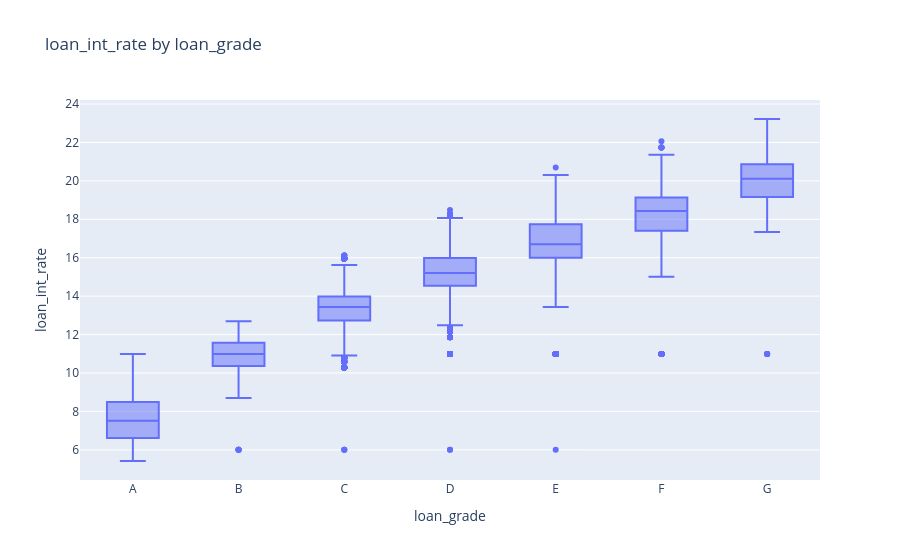

Notebook code for this chart:
### Code cell
fig_rate_by_grade = px.box(
    df, x='loan_grade', y='loan_int_rate',
    category_orders={'loan_grade': sorted(df['loan_grade'].unique())},
    title='loan_int_rate by loan_grade',
)
fig_rate_by_grade.show()

### Figure 1 — Plotly figure (JSON) as saved in the notebook; plotly's stock layout.template omitted (floating-point values rounded to 4 significant figures; data arrays with more than 128 entries replaced by an {"elided": "..."} marker saying what was removed)
{"data": [{"alignmentgroup": "True", "hovertemplate": "loan_grade=%{x}<br>loan_int_rate=%{y}<extra></extra>", "legendgroup": "", "marker": {"color": "#636efa"}, "name": "", "notched": false, "offsetgroup": "", "orientation": "v", "showlegend": false, "type": "box", "x": {"elided": "32581 str values"}, "x0": " ", "xaxis": "x", "y": {"elided": "32581 float values"}, "y0": " ", "yaxis": "y"}], "layout": {"boxmode": "group", "legend": {"tracegroupgap": 0}, "title": {"text": "loan_int_rate by loan_grade"}, "xaxis": {"anchor": "y", "categoryarray": ["A", "B", "C", "D", "E", "F", "G"], "categoryorder": "array", "domain": [0.0, 1.0], "title": {"text": "loan_grade"}}, "yaxis": {"anchor": "x", "domain": [0.0, 1.0], "title": {"text": "loan_int_rate"}}}}
